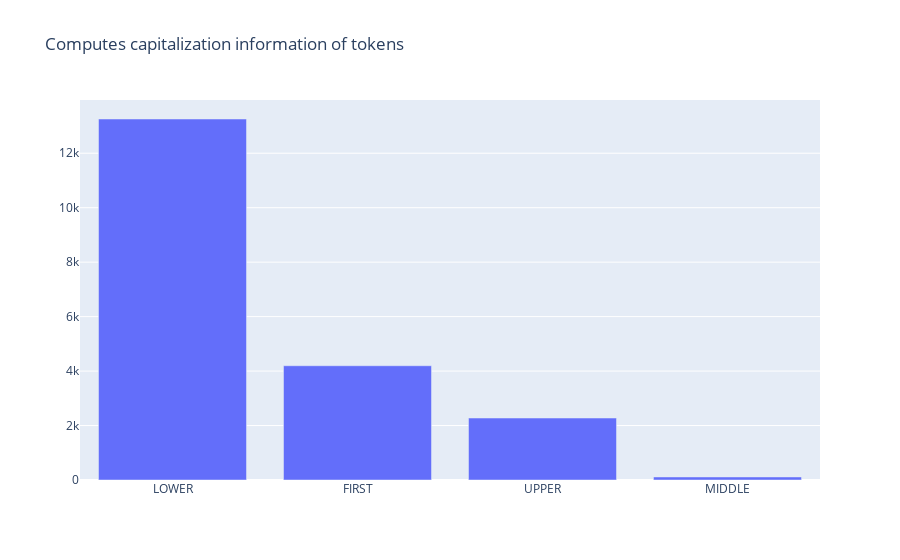

Write notebook code for a chart like this one.
### Markdown cell above
### Token capitalness

### Code cell
from rubrix.metrics.token_classification import token_capitalness

token_capitalness(name="med7_trf").visualize()

### Figure 1 — Plotly figure (JSON) as saved in the notebook; plotly's stock layout.template omitted (floating-point values rounded to 4 significant figures)
{"data": [{"type": "bar", "x": ["LOWER", "FIRST", "UPPER", "MIDDLE"], "y": [13257, 4196, 2276, 111]}], "layout": {"autosize": true, "title": {"text": "Computes capitalization information of tokens"}, "xaxis": {"autorange": true, "range": [-0.5, 3.5], "title": {"text": ""}, "type": "category"}, "yaxis": {"autorange": true, "range": [0, 13950.0], "title": {"text": ""}, "type": "linear"}}}
